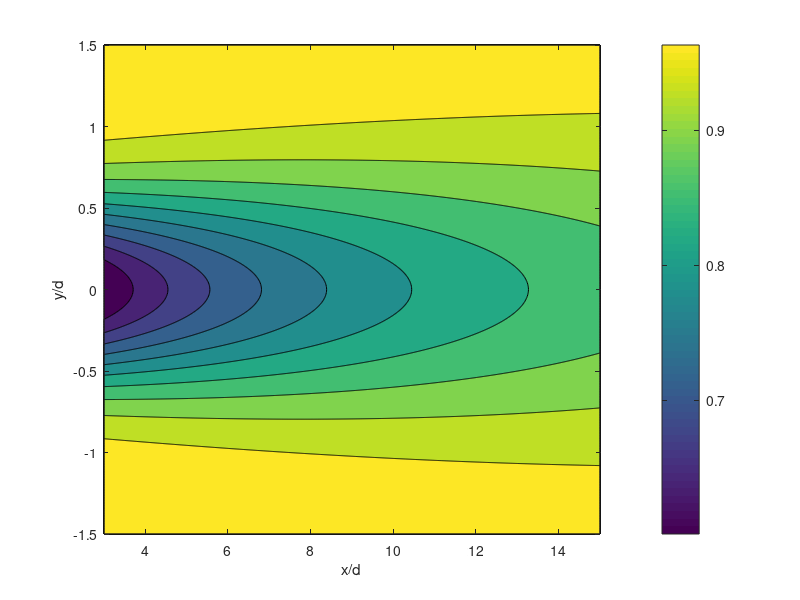

This figure's MATLAB source:
clear
clc
format compact

%% attempt to recreate analytical wake redirection model from Bastankhah paper
d = 1;
yaw = 0*pi/180;
u = 1.0;

% locations
x0 = 0;
x = 3:0.01:15;
y = -1.5*d:0.01:1.5*d;
z = 0;
zh = 0;

[X,Y] = meshgrid(x,y);

% wake growth rates
ky = 0.022;
kz = 0.022;
CT = 0.9;
TI = 1;
alpStar = 2.32;
betaStar = 0.154;

% wake widths
sigmaYbyD = (ky*(x-x0)/d + (cos(yaw)/sqrt(8)));
sigmaZbyD = (kz*(x-x0)/d + (1/sqrt(8)));

% normalized length of potential core
x0byD = (cos(yaw)*(1 + sqrt(1-CT)))/(sqrt(2)*(alpStar*TI + betaStar*(1-sqrt(1-CT))));

% wake skew angle
theta = ((0.3*yaw)/(cos(yaw)))*(1 - sqrt(1 - CT*cos(yaw)));

% normalized wake deflection\
t1 = theta*x0byD;
t2 = (theta/14.7)*sqrt(cos(yaw)/(ky*kz*CT));
t3 = 2.9 + 1.3*sqrt(1 - CT) - CT;
t4 = (1.6 + sqrt(CT))*(1.6*sqrt((8*sigmaYbyD.*sigmaZbyD)/cos(yaw)) - sqrt(CT));
t5 = (1.6 - sqrt(CT))*(1.6*sqrt((8*sigmaYbyD.*sigmaZbyD)/cos(yaw)) + sqrt(CT));

deltabyD = t1 + t2*t3*log(t4./t5);

% % % far wake velocity
for ii = 1:length(y)
    t1n(ii,:) = 1 - sqrt(1 - ((CT*cos(yaw))./(8*(sigmaYbyD.*sigmaZbyD))));
    t2n(ii,:) = exp(-0.5*((y(ii)-deltabyD)./sigmaYbyD).^2);
    t3n(ii,:) = exp(-0.5*((z - zh)./sigmaZbyD).^2);
    
    du(ii,:) = t1n(ii,:).*t2n(ii,:).*t3n(ii,:);
    
    
end
% for ii = 1:length(x)
%     f1 = figure(1);
%     plot(x(ii)-u*du(:,ii),y,'-k')
%     hold on
%     grid on
% end
% grid minor
% xlim([0 inf])
% xlabel('x/d')
% ylabel('y/d')

contourf(X,Y,u*(1-du));
colorbar
xlabel('x/d')
ylabel('y/d')
